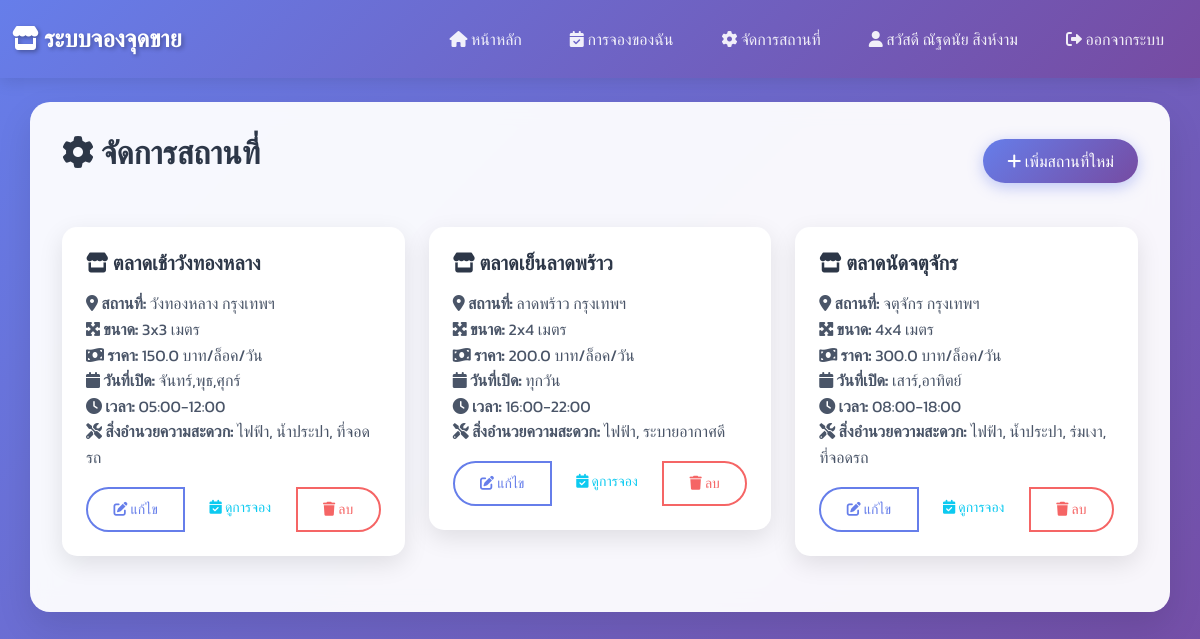
The app's page /manage_spaces (signed in) with its own data.
### tables this page shows
CREATE TABLE spaces
                 (id INTEGER PRIMARY KEY AUTOINCREMENT,
                  name TEXT NOT NULL,
                  location TEXT NOT NULL,
                  size TEXT NOT NULL,
                  price REAL NOT NULL,
                  available_days TEXT NOT NULL,
                  available_time TEXT NOT NULL,
                  amenities TEXT,
                  owner_id INTEGER, layout_data TEXT,
                  FOREIGN KEY (owner_id) REFERENCES users (id));

### app.py (the view)
@app.route('/manage_spaces')
def manage_spaces():
    if 'user_id' not in session:
        flash('กรุณาเข้าสู่ระบบก่อน', 'error')
        return redirect(url_for('login'))
    conn = sqlite3.connect('database.db')
    c = conn.cursor()
    if session.get('user_type') == 'admin':
        c.execute("SELECT * FROM spaces")
    else:
        c.execute("SELECT * FROM spaces WHERE owner_id = ? OR owner_id IS NULL", (session['user_id'],))
    spaces = c.fetchall()
    conn.close()
    return render_template('manage_spaces.html', spaces=spaces)

### templates/manage_spaces.html (shortened to what this page needs)
{% extends "base.html" %}
{% block content %}
<div class="d-flex justify-content-between align-items-center mb-4">
    <h2><i class="fas fa-cog"></i> จัดการสถานที่</h2>
    <button type="button" class="btn btn-primary" data-bs-toggle="modal" data-bs-target="#addSpaceModal">
        <i class="fas fa-plus"></i> เพิ่มสถานที่ใหม่
    </button>
</div>
{% if spaces %}
<div class="row">
    {% for space in spaces %}
    <div class="col-md-6 col-lg-4 mb-4">
        <div class="card">
            <div class="card-body">
                <h5 class="card-title"><i class="fas fa-store"></i> {{ space[1] }}</h5>
                <p class="card-text">
                    <strong><i class="fas fa-map-marker-alt"></i> สถานที่:</strong> {{ space[2] }}<br>
                    <strong><i class="fas fa-expand-arrows-alt"></i> ขนาด:</strong> {{ space[3] }}<br>
                    <strong><i class="fas fa-money-bill-wave"></i> ราคา:</strong> {{ space[4] }} บาท/ล็อค/วัน<br>
                    <strong><i class="fas fa-calendar"></i> วันที่เปิด:</strong> {{ space[5] }}<br>
                    <strong><i class="fas fa-clock"></i> เวลา:</strong> {{ space[6] }}<br>
                    <strong><i class="fas fa-tools"></i> สิ่งอำนวยความสะดวก:</strong> {{ space[7] if space[7] else 'ไม่ระบุ' }}
                </p>
                <div class="btn-group w-100">
                    <a href="{{ url_for('edit_space', space_id=space[0]) }}" class="btn btn-outline-primary btn-sm">
                        <i class="fas fa-edit"></i> แก้ไข
                    </a>
                    <a href="{{ url_for('view_space_bookings', space_id=space[0]) }}" class="btn btn-outline-info btn-sm">
                        <i class="fas fa-calendar-check"></i> ดูการจอง
                    </a>
                    <a href="{{ url_for('delete_space', space_id=space[0]) }}"
                       class="btn btn-outline-danger btn-sm"
                       onclick="return confirm('ต้องการลบสถานที่นี้หรือไม่?')">
                       <i class="fas fa-trash"></i> ลบ
                    </a>
                </div>
            </div>
        </div>
    </div>
    {% endfor %}
</div>
{% endif %}
{% endblock %}

### static/style.css (style rules this page uses)
* { margin: 0; padding: 0; box-sizing: border-box; }
body { font-family: 'Kanit', sans-serif; background: linear-gradient(135deg, #667eea 0%, #764ba2 100%); min-height: 100vh; color: #333; }
.card { border: none; border-radius: 15px; box-shadow: 0 8px 25px rgba(0, 0, 0, 0.1); transition: all 0.3s ease; overflow: hidden; background: white; margin-top: 15px; }
.card-body { padding: 1.5rem; }
.card-title { color: #2d3748; font-weight: 600; margin-bottom: 1rem; font-size: 1.25rem; }
.card-text { color: #4a5568; line-height: 1.6; margin-bottom: 1rem; }
.btn { border-radius: 25px; font-weight: 500; padding: 10px 24px; transition: all 0.3s ease; border: none; position: relative; overflow: hidden; }
.btn::before { content: ''; position: absolute; top: 0; left: -100%; width: 100%; height: 100%; background: linear-gradient(90deg, transparent, rgba(255, 255, 255, 0.2), transparent); transition: left 0.5s; }
.btn-primary { background: linear-gradient(135deg, #667eea 0%, #764ba2 100%); color: white; box-shadow: 0 4px 15px rgba(102, 126, 234, 0.4); }
.btn-outline-primary { border: 2px solid #667eea; color: #667eea; background: transparent; }
.btn-outline-danger { border: 2px solid #f56565; color: #f56565; background: transparent; }
.btn-group .btn { border-radius: 0; margin: 0; }
.btn-group .btn:first-child { border-top-left-radius: 25px; border-bottom-left-radius: 25px; }
.btn-group .btn:last-child { border-top-right-radius: 25px; border-bottom-right-radius: 25px; }
h1, h2, h3, h4, h5, h6 { color: #2d3748; font-weight: 600; margin-bottom: 1rem; }
.card { animation: fadeInUp 0.6s ease; }

### records on screen
spaces: name "ตลาดเช้าวังทองหลาง", location "วังทองหลาง กรุงเทพฯ", size "3x3 เมตร", price "150.0", available_days "จันทร์,พุธ,ศุกร์", available_time "05:00-12:00", amenities "ไฟฟ้า, น้ำประปา, ที่จอดรถ"
spaces: name "ตลาดเย็นลาดพร้าว", location "ลาดพร้าว กรุงเทพฯ", size "2x4 เมตร", price "200.0", available_days "ทุกวัน", available_time "16:00-22:00", amenities "ไฟฟ้า, ระบายอากาศดี"
spaces: name "ตลาดนัดจตุจักร", location "จตุจักร กรุงเทพฯ", size "4x4 เมตร", price "300.0", available_days "เสาร์,อาทิตย์", available_time "08:00-18:00", amenities "ไฟฟ้า, น้ำประปา, ร่มเงา, ที่จอดรถ"

### other values on screen
{{ session.user_name }} "ณัฐดนัย สิงห์งาม"
